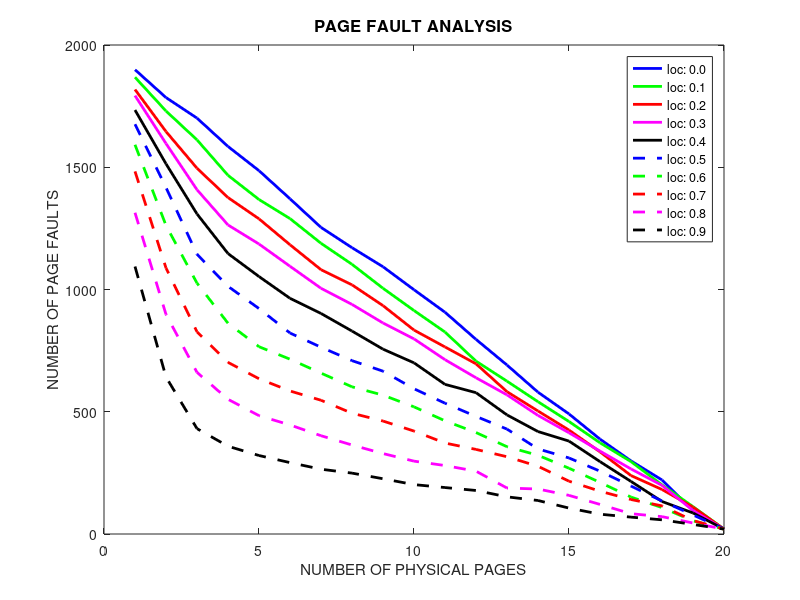

MATLAB code for this plot:
% ------------------------------------------------------------------%
% PAGING simulation program
%
%
% nested loop structure:
% outer loop -- varies locality parameter from 0 to 0.9
% inner loop -- varies number of physical pages from 1 to nlogical 
%
% main program calls:
% function generate_page_ref to generate page reference requence
%   (called from outer loop)
%
% function page_faults to count number of page faults
%   (called from inner loop)
%
function PAGING()
%
global page_ref             % page reference sequence  
rcnt = 2000;                % number of page references simulated
page_ref = zeros(1,rcnt);   % array to hold the page reference 
                            % sequence
%
nlogical = 20;              % number of logical pages
nlocal = 6;                 % page range of program locality 
%
locality = [0:9]*0.1;       % ten values of locality parameter
%                           % = probability of making local reference
%
result = zeros(1,nlogical); % number of physical pages is varied 
%                           % from 1 to nlogical (in inner loop)
%
colors = 'bgrmkbgrmk';      % choice of colors for the plot
%
for j = 1 : 10
    % outer loop -- locality parameter: 0 to 0.9 (see above)
    %
    % generate page reference string with given locality parameter
    generate_page_ref(nlogical, nlocal, locality(j));
    %
    for nphysical = 1 : nlogical
        % inner loop -- physical pages from 1 to nlogical
        %
        % calculate number of page faults
        result(nphysical) = page_faults( nphysical );
    end;
    %
    linestyle = colors(j);                  % first five lines solid
    if j > 5 
        linestyle = [ colors(j) '--' ];     %  next five lines dashed
    end;
    plot([1:nlogical], result, linestyle,'LineWidth',2);
    hold on;
    %
end
%
% some decoration for the plot!
%
legend('loc: 0.0', 'loc: 0.1', 'loc: 0.2', 'loc: 0.3', 'loc: 0.4', ...
       'loc: 0.5', 'loc: 0.6', 'loc: 0.7', 'loc: 0.8', 'loc: 0.9' );
xlabel('NUMBER OF PHYSICAL PAGES');
ylabel('NUMBER OF PAGE FAULTS');
title ('PAGE FAULT ANALYSIS','fontsize',12);
%
end
%
% ------------------------------------------------------------------%
%
% Function to generate page references with given parameters
%
function generate_page_ref( nlogical, nlocal, locality )
%
% nlogical - number of logical pages
% nlocal   - page range of program locality 
% locality - locality parameter (= probablility of making local reference)
%            (note: main program uses an array of 10 locality values)
%
global page_ref                         % page reference string to generate
%
tmp = size(page_ref);
ref_cnt = tmp(2);
%
% create the first nlocal references
page_ref(1:nlocal) = floor(rand(1,nlocal)*nlogical);
%
% now create the remaining references 
%
% each reference generated is either local or general:
%   local -- uniformly distributed over the last nlocal references
%   general -- uniformly distributed over all nlogical pages
%
% probability of generating local reference = locality 
%
for k = nlocal+1 : ref_cnt
    local = rand() > 1-locality;                % boooean flag for local reference   
    if local
        back_ref = floor(rand()*nlocal);        % within the last nlocal references
        page_ref(k) = page_ref(k-back_ref);     %   > that is, local reference
    else
        page_ref(k) = floor(rand()*nlogical);   % general reference, that is >
                                                % anywhere in logical address space
    end
end
end
%
% ------------------------------------------------------------------%
%
% Function to simulate page faults in virtual memory
% LRU algorithn is applied 
%
function npf = page_faults( nphysical )
%
% nphysical - number of physical pages
%
npf = 0;            % number of page faults
%
global page_ref     % page reference sequence 
%
tmp = size(page_ref);
ref_cnt = tmp(2);
%
inmem = zeros(1,nphysical)-1;   % initialize to -1
%
for ref = 1 : ref_cnt
    %
    % check if referred page is in memory
    %
    found = find( inmem==page_ref(ref), 1 );
    %
    if isempty(found)
        %
        % referred page not in memory > page fault
        % - remove LRU page and add referred page
        % - note: LRU page is at index 1 (tail of list)
        %
        inmem = [ inmem(2:nphysical) page_ref(ref) ];
        npf = npf + 1;
    end;
end;
end
% ------------------------------------------------------------------%
%
%